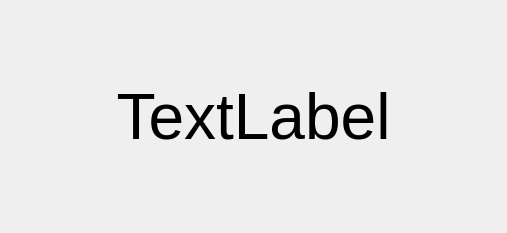
<?xml version="1.0" encoding="UTF-8"?>
<ui version="4.0">
 <class>Widget</class>
 <widget class="QWidget" name="Widget">
  <property name="geometry">
   <rect>
    <x>0</x>
    <y>0</y>
    <width>507</width>
    <height>233</height>
   </rect>
  </property>
  <property name="windowTitle">
   <string>Widget</string>
  </property>
  <layout class="QHBoxLayout" name="horizontalLayout">
   <item>
    <widget class="QLabel" name="label">
     <property name="font">
      <font>
       <family>Microsoft YaHei UI</family>
       <pointsize>48</pointsize>
      </font>
     </property>
     <property name="text">
      <string>TextLabel</string>
     </property>
     <property name="alignment">
      <set>Qt::AlignCenter</set>
     </property>
    </widget>
   </item>
  </layout>
 </widget>
 <resources/>
 <connections/>
</ui>
